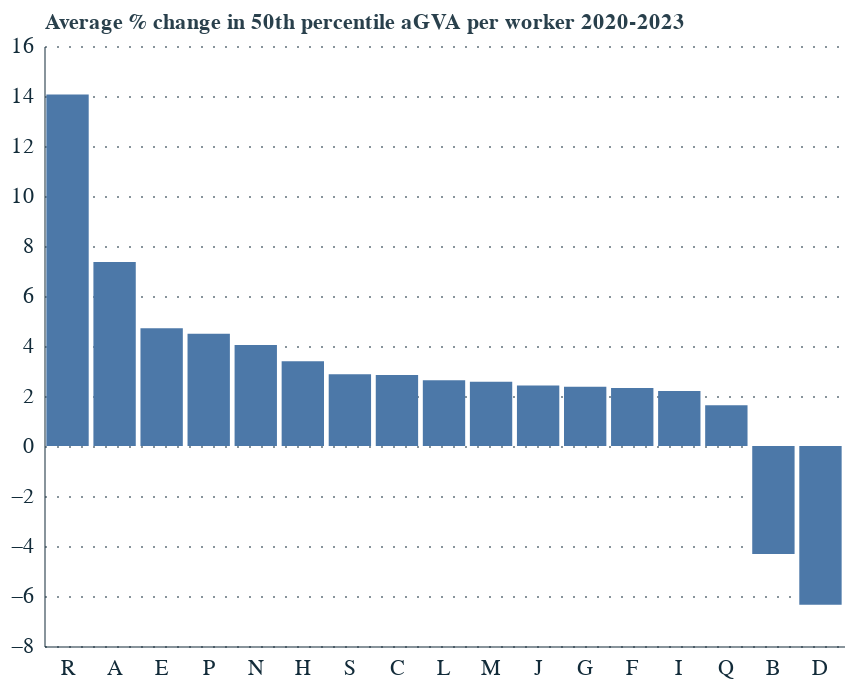

The notebook cell saved with this chart:
### Code cell
# Try an average of p50 change over 2020-2023, the period in which we have seen increase in P90
industry_p50 = firm_level_prod_industry[firm_level_prod_industry['Decile'].isin(['P50'])]
industry_p50['aGVA per worker (£) KP EW'] = pd.to_numeric(industry_p50['aGVA per worker (£) KP EW'], errors='coerce')
industry_p50['ln_aGVA_per_worker'] = industry_p50['aGVA per worker (£) KP EW'].apply(np.log)
industry_p50['percent change in aGVA_per_worker'] = industry_p50.groupby('Industry')['aGVA per worker (£) KP EW'].pct_change() * 100
industry_p50['Difference in aGVA_per_worker'] = industry_p50.groupby('Industry')['aGVA per worker (£) KP EW'].pct_change() * 100

industry_p50_2020_2023 = industry_p50[
    (industry_p50['Year'] >= 2020) &
    (industry_p50['Year'] <= 2023)
]
industry_p50_2020_2023['avg_percent_change_by_industry_2020_2023'] = industry_p50_2020_2023.groupby('Industry')['percent change in aGVA_per_worker'].transform('mean')

industry_p50_2020_2023 = industry_p50_2020_2023[industry_p50_2020_2023['Year']==2023]

chart = alt.Chart(industry_p50_2020_2023).mark_bar().encode(
    x=alt.X('Industry:N', sort='-y'),
    y=alt.Y('avg_percent_change_by_industry_2020_2023:Q', title='Average % change in 50th percentile aGVA per worker 2020-2023'),
    tooltip=['Year:O','Industry:N','avg_percent_change_by_industry_2020_2023:Q']
)

chart

#chart.save('P90_change_industries_2022_2023.png', scale_factor=2)

### Figure 1 — Vega-Lite specification as saved in the notebook (floating-point values rounded to 4 significant figures)
{"config": {"font": "Circular Std", "mark": {"line": {"interpolate": "linear"}}, "view": {"stroke": "transparent", "width": 400, "height": 300}, "range": {"category": ["#179fdb", "#e6224b", "#f4c245", "#122b39", "#eb5c2e", "#36b7b4"], "diverging": ["#E6224B", "#E54753", "#C9C9C9", "#179FDB", "#122B39"], "heatmap": ["#C9C9C9", "#179FDB", "#0063AF", "#122B39"], "ordinal": ["#00A767", "#36B7B4", "#179FDB", "#0063AF", "#243B5A"]}, "axisX": {"labelColor": "#122b39", "tickColor": "#122b39", "domainColor": "#122b39", "domainOpacity": 0.5, "gridOpacity": 0, "labelFont": "Circular Std", "labelAngle": 0, "labelAlign": "center", "labelFontSize": 11, "labelPadding": 5, "tickCount": 10, "tickSize": 0, "title": ""}, "axisY": {"labelColor": "#122b39", "labelFont": "Circular Std", "tickColor": "#122b39", "domainColor": "#122b39", "gridColor": "#122b39", "gridDash": [1, 5], "gridOpacity": 0.5, "labelPadding": 5, "labelFontSize": 11, "domainOpacity": 0.5, "tickSize": 0, "title": null, "titleAlign": "left", "titleAngle": 0, "titleBaseline": "bottom", "titleColor": "#122b39", "titleOpacity": 0.9, "titleX": 0, "titleY": -7}}, "data": {"name": "data-78f2a30d0d8efdf6496ec741bd8022a8"}, "mark": {"type": "bar"}, "encoding": {"tooltip": [{"field": "Year", "type": "ordinal"}, {"field": "Industry", "type": "nominal"}, {"field": "avg_percent_change_by_industry_2020_2023", "type": "quantitative"}], "x": {"field": "Industry", "sort": "-y", "type": "nominal"}, "y": {"field": "avg_percent_change_by_industry_2020_2023", "title": "Average % change in 50th percentile aGVA per worker 2020-2023", "type": "quantitative"}}, "$schema": "https://vega.github.io/schema/vega-lite/v5.20.1.json", "datasets": {"data-78f2a30d0d8efdf6496ec741bd8022a8": [{"Year": 2023, "Industry": "A", "Decile": "P50", "aGVA per worker (£) KP EW": 39500.0, "ln_aGVA_per_worker": 10.58, "percent change in aGVA_per_worker": 8.219, "Difference in aGVA_per_worker": 8.219, "avg_percent_change_by_industry_2020_2023": 7.364}, {"Year": 2023, "Industry": "B", "Decile": "P50", "aGVA per worker (£) KP EW": 105000.0, "ln_aGVA_per_worker": 11.56, "percent change in aGVA_per_worker": -12.86, "Difference in aGVA_per_worker": -12.86, "avg_percent_change_by_industry_2020_2023": -4.323}, {"Year": 2023, "Industry": "C", "Decile": "P50", "aGVA per worker (£) KP EW": 60500.0, "ln_aGVA_per_worker": 11.01, "percent change in aGVA_per_worker": -5.469, "Difference in aGVA_per_worker": -5.469, "avg_percent_change_by_industry_2020_2023": 2.841}, {"Year": 2023, "Industry": "D", "Decile": "P50", "aGVA per worker (£) KP EW": 269500.0, "ln_aGVA_per_worker": 12.5, "percent change in aGVA_per_worker": -47.97, "Difference in aGVA_per_worker": -47.97, "avg_percent_change_by_industry_2020_2023": -6.35}, {"Year": 2023, "Industry": "E", "Decile": "P50", "aGVA per worker (£) KP EW": 86000.0, "ln_aGVA_per_worker": 11.36, "percent change in aGVA_per_worker": -3.911, "Difference in aGVA_per_worker": -3.911, "avg_percent_change_by_industry_2020_2023": 4.71}, {"Year": 2023, "Industry": "F", "Decile": "P50", "aGVA per worker (£) KP EW": 57000.0, "ln_aGVA_per_worker": 10.95, "percent change in aGVA_per_worker": -4.202, "Difference in aGVA_per_worker": -4.202, "avg_percent_change_by_industry_2020_2023": 2.319}, {"Year": 2023, "Industry": "G", "Decile": "P50", "aGVA per worker (£) KP EW": 39500.0, "ln_aGVA_per_worker": 10.58, "percent change in aGVA_per_worker": 3.947, "Difference in aGVA_per_worker": 3.947, "avg_percent_change_by_industry_2020_2023": 2.369}, {"Year": 2023, "Industry": "H", "Decile": "P50", "aGVA per worker (£) KP EW": 53000.0, "ln_aGVA_per_worker": 10.88, "percent change in aGVA_per_worker": 7.071, "Difference in aGVA_per_worker": 7.071, "avg_percent_change_by_industry_2020_2023": 3.393}, {"Year": 2023, "Industry": "I", "Decile": "P50", "aGVA per worker (£) KP EW": 22000.0, "ln_aGVA_per_worker": 9.999, "percent change in aGVA_per_worker": -4.348, "Difference in aGVA_per_worker": -4.348, "avg_percent_change_by_industry_2020_2023": 2.205}, {"Year": 2023, "Industry": "J", "Decile": "P50", "aGVA per worker (£) KP EW": 90500.0, "ln_aGVA_per_worker": 11.41, "percent change in aGVA_per_worker": 6.471, "Difference in aGVA_per_worker": 6.471, "avg_percent_change_by_industry_2020_2023": 2.417}, {"Year": 2023, "Industry": "L", "Decile": "P50", "aGVA per worker (£) KP EW": 50000.0, "ln_aGVA_per_worker": 10.82, "percent change in aGVA_per_worker": -2.913, "Difference in aGVA_per_worker": -2.913, "avg_percent_change_by_industry_2020_2023": 2.634}, {"Year": 2023, "Industry": "M", "Decile": "P50", "aGVA per worker (£) KP EW": 64000.0, "ln_aGVA_per_worker": 11.07, "percent change in aGVA_per_worker": 1.587, "Difference in aGVA_per_worker": 1.587, "avg_percent_change_by_industry_2020_2023": 2.568}, {"Year": 2023, "Industry": "N", "Decile": "P50", "aGVA per worker (£) KP EW": 26000.0, "ln_aGVA_per_worker": 10.17, "percent change in aGVA_per_worker": -7.143, "Difference in aGVA_per_worker": -7.143, "avg_percent_change_by_industry_2020_2023": 4.044}, {"Year": 2023, "Industry": "P", "Decile": "P50", "aGVA per worker (£) KP EW": 35000.0, "ln_aGVA_per_worker": 10.46, "percent change in aGVA_per_worker": 12.9, "Difference in aGVA_per_worker": 12.9, "avg_percent_change_by_industry_2020_2023": 4.489}, {"Year": 2023, "Industry": "Q", "Decile": "P50", "aGVA per worker (£) KP EW": 26500.0, "ln_aGVA_per_worker": 10.18, "percent change in aGVA_per_worker": 6.0, "Difference in aGVA_per_worker": 6.0, "avg_percent_change_by_industry_2020_2023": 1.629}, {"Year": 2023, "Industry": "R", "Decile": "P50", "aGVA per worker (£) KP EW": 23000.0, "ln_aGVA_per_worker": 10.04, "percent change in aGVA_per_worker": 12.2, "Difference in aGVA_per_worker": 12.2, "avg_percent_change_by_industry_2020_2023": 14.06}, {"Year": 2023, "Industry": "S", "Decile": "P50", "aGVA per worker (£) KP EW": 18500.0, "ln_aGVA_per_worker": 9.826, "percent change in aGVA_per_worker": -7.5, "Difference in aGVA_per_worker": -7.5, "avg_percent_change_by_industry_2020_2023": 2.872}]}}
